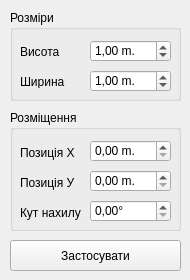
<?xml version="1.0" encoding="UTF-8"?>
<ui version="4.0">
 <class>ItemEditWindow</class>
 <widget class="QWidget" name="ItemEditWindow">
  <property name="windowModality">
   <enum>Qt::WindowModal</enum>
  </property>
  <property name="geometry">
   <rect>
    <x>0</x>
    <y>0</y>
    <width>190</width>
    <height>280</height>
   </rect>
  </property>
  <property name="sizePolicy">
   <sizepolicy hsizetype="Fixed" vsizetype="Fixed">
    <horstretch>0</horstretch>
    <verstretch>0</verstretch>
   </sizepolicy>
  </property>
  <property name="minimumSize">
   <size>
    <width>190</width>
    <height>280</height>
   </size>
  </property>
  <property name="maximumSize">
   <size>
    <width>190</width>
    <height>280</height>
   </size>
  </property>
  <property name="font">
   <font>
    <family>Segoe UI</family>
   </font>
  </property>
  <property name="windowTitle">
   <string>Зміна об'єкта</string>
  </property>
  <property name="locale">
   <locale language="Ukrainian" country="Ukraine"/>
  </property>
  <widget class="QGroupBox" name="groupBoxSize">
   <property name="geometry">
    <rect>
     <x>10</x>
     <y>10</y>
     <width>171</width>
     <height>91</height>
    </rect>
   </property>
   <property name="title">
    <string>Розміри</string>
   </property>
   <widget class="QDoubleSpinBox" name="doubleSpinBoxWidth">
    <property name="geometry">
     <rect>
      <x>80</x>
      <y>60</y>
      <width>81</width>
      <height>22</height>
     </rect>
    </property>
    <property name="suffix">
     <string> m.</string>
    </property>
    <property name="minimum">
     <double>0.100000000000000</double>
    </property>
    <property name="maximum">
     <double>9999.989999999999782</double>
    </property>
    <property name="value">
     <double>1.000000000000000</double>
    </property>
   </widget>
   <widget class="QDoubleSpinBox" name="doubleSpinBoxHeight">
    <property name="geometry">
     <rect>
      <x>80</x>
      <y>30</y>
      <width>81</width>
      <height>22</height>
     </rect>
    </property>
    <property name="suffix">
     <string> m.</string>
    </property>
    <property name="minimum">
     <double>0.100000000000000</double>
    </property>
    <property name="maximum">
     <double>9999.989999999999782</double>
    </property>
    <property name="value">
     <double>1.000000000000000</double>
    </property>
   </widget>
   <widget class="QLabel" name="labelHeight">
    <property name="geometry">
     <rect>
      <x>10</x>
      <y>35</y>
      <width>47</width>
      <height>13</height>
     </rect>
    </property>
    <property name="text">
     <string>Висота</string>
    </property>
   </widget>
   <widget class="QLabel" name="label_2">
    <property name="geometry">
     <rect>
      <x>10</x>
      <y>65</y>
      <width>47</width>
      <height>13</height>
     </rect>
    </property>
    <property name="text">
     <string>Ширина</string>
    </property>
   </widget>
  </widget>
  <widget class="QGroupBox" name="groupBoxPosition">
   <property name="geometry">
    <rect>
     <x>10</x>
     <y>110</y>
     <width>171</width>
     <height>121</height>
    </rect>
   </property>
   <property name="title">
    <string>Розміщення</string>
   </property>
   <widget class="QDoubleSpinBox" name="doubleSpinBoxAngle">
    <property name="geometry">
     <rect>
      <x>80</x>
      <y>90</y>
      <width>81</width>
      <height>22</height>
     </rect>
    </property>
    <property name="suffix">
     <string>°</string>
    </property>
    <property name="maximum">
     <double>360.000000000000000</double>
    </property>
   </widget>
   <widget class="QLabel" name="label_5">
    <property name="geometry">
     <rect>
      <x>10</x>
      <y>95</y>
      <width>61</width>
      <height>16</height>
     </rect>
    </property>
    <property name="text">
     <string>Кут нахилу</string>
    </property>
   </widget>
   <widget class="QLabel" name="label_3">
    <property name="geometry">
     <rect>
      <x>10</x>
      <y>35</y>
      <width>61</width>
      <height>16</height>
     </rect>
    </property>
    <property name="text">
     <string>Позиція Х</string>
    </property>
   </widget>
   <widget class="QDoubleSpinBox" name="doubleSpinBoxPosY">
    <property name="geometry">
     <rect>
      <x>80</x>
      <y>60</y>
      <width>81</width>
      <height>22</height>
     </rect>
    </property>
    <property name="suffix">
     <string> m.</string>
    </property>
    <property name="maximum">
     <double>9999.989999999999782</double>
    </property>
   </widget>
   <widget class="QLabel" name="label_4">
    <property name="geometry">
     <rect>
      <x>10</x>
      <y>65</y>
      <width>61</width>
      <height>16</height>
     </rect>
    </property>
    <property name="text">
     <string>Позиція У</string>
    </property>
   </widget>
   <widget class="QDoubleSpinBox" name="doubleSpinBoxPosX">
    <property name="geometry">
     <rect>
      <x>80</x>
      <y>30</y>
      <width>81</width>
      <height>22</height>
     </rect>
    </property>
    <property name="suffix">
     <string> m.</string>
    </property>
    <property name="maximum">
     <double>9999.989999999999782</double>
    </property>
   </widget>
  </widget>
  <widget class="QPushButton" name="pushButtonApply">
   <property name="geometry">
    <rect>
     <x>10</x>
     <y>240</y>
     <width>171</width>
     <height>31</height>
    </rect>
   </property>
   <property name="text">
    <string>Застосувати</string>
   </property>
   <property name="shortcut">
    <string>Return</string>
   </property>
  </widget>
 </widget>
 <resources/>
 <connections/>
</ui>
